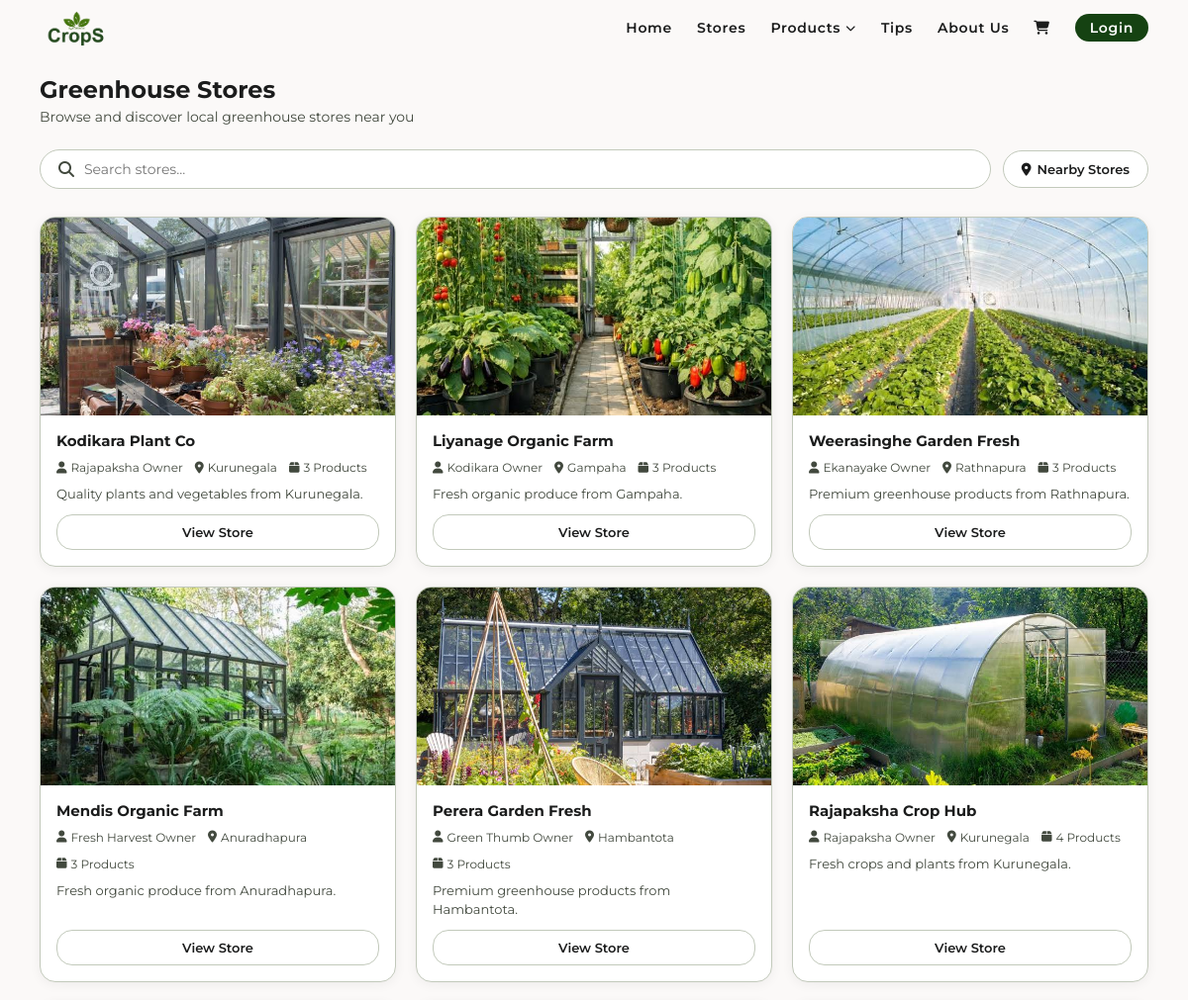
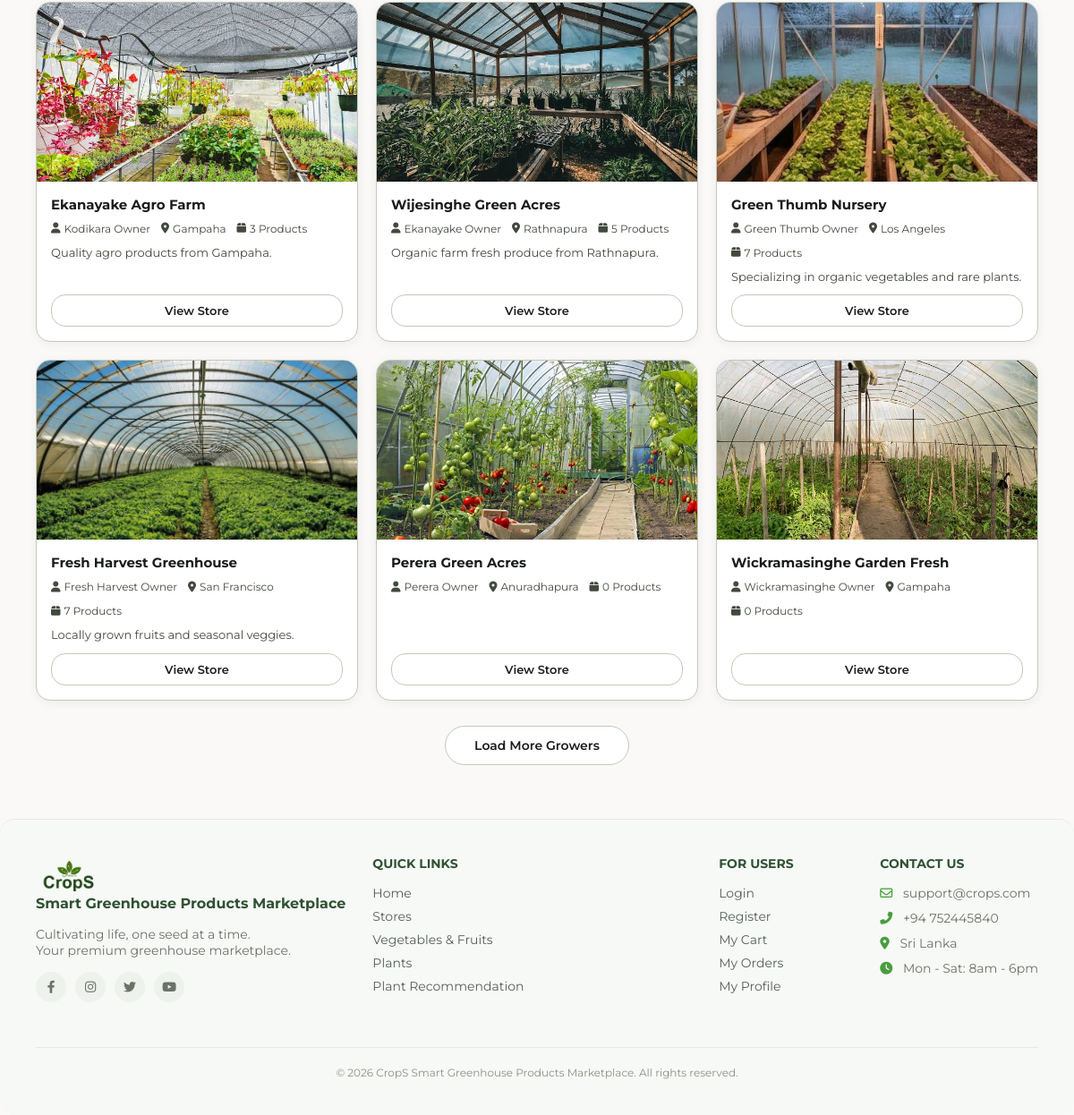
Screenshot of /stores.php with the database file from the repository (2 pictures, top to bottom).
### tables this page shows
CREATE TABLE `stores` (
  `id` int(11) NOT NULL,
  `owner_id` int(11) NOT NULL,
  `store_name` varchar(100) NOT NULL,
  `description` text DEFAULT NULL,
  `city` varchar(50) NOT NULL,
  `image` varchar(255) DEFAULT NULL,
  `created_at` timestamp NOT NULL DEFAULT current_timestamp()
);

CREATE TABLE `users` (
  `id` int(11) NOT NULL,
  `full_name` varchar(100) NOT NULL,
  `email` varchar(100) NOT NULL,
  `password` varchar(255) NOT NULL,
  `role` enum('admin','owner','customer') NOT NULL DEFAULT 'customer',
  `city` varchar(50) NOT NULL,
  `address` text DEFAULT NULL,
  `gap_certificate` varchar(255) DEFAULT NULL,
  `created_at` timestamp NOT NULL DEFAULT current_timestamp()
);

### stores.php (the view, shortened to what this page needs)
<?php
include 'includes/header.php';
include 'includes/dbConnection.php';
$store_id = isset($_GET['id']) ? (int)$_GET['id'] : 0;
if ($store_id === 0) {
    $search = isset($_GET['search']) ? trim($_GET['search']) : '';
    $nearby = isset($_GET['nearby']) ? true : false;
    $sql = "SELECT stores.*,
                   users.full_name AS owner_name,
                   COUNT(DISTINCT products.id) AS product_count,
                   ROUND(AVG(reviews.rating), 1) AS avg_rating
            FROM stores
            JOIN users ON stores.owner_id = users.id
            LEFT JOIN products ON products.store_id = stores.id
            LEFT JOIN reviews ON reviews.store_id = stores.id
            WHERE 1=1";
    $params = [];
    $sql .= " GROUP BY stores.id ORDER BY stores.created_at DESC";
    $stmt = $pdo->prepare($sql);
    $stmt->execute($params);
    $stores = $stmt->fetchAll();
?>
<div class="main-wrapper">
    <div class="page-header">
        <h2>Greenhouse Stores</h2>
        <p>Browse and discover local greenhouse stores near you</p>
    </div>
    <form method="GET" action="stores.php" class="stores-search-form" id="searchForm">
        <div class="stores-search-row">
            <div class="stores-search-wrapper">
                <div class="stores-search-box">
                    <i class="fas fa-search"></i>
                    <input
                        type="text"
                        name="search"
                        id="searchInput"
                        placeholder="Search stores..."
                        value="<?php echo htmlspecialchars($search); ?>"
                        autocomplete="off"
                    >
                </div>
            </div>
            <?php if ($nearby): ?>
                <a href="stores.php<?php echo $search ? '?search='.urlencode($search) : ''; ?>"
                   class="btn-nearby active">
                    <i class="fas fa-check-circle"></i> Nearby Stores
                </a>
            <?php else: ?>
                <button type="submit" name="nearby" value="1" class="btn-nearby">
                    <i class="fas fa-location-dot"></i> Nearby Stores
                </button>
            <?php endif; ?>
        </div>
    </form>
    <?php if (count($stores) > 0): ?>
        <div class="stores-grid" id="storesGrid">
            <?php foreach ($stores as $index => $store): ?>
                <a href="stores.php?id=<?php echo $store['id']; ?>"
                   class="store-card <?php echo $index >= 4 ? 'hidden-card' : ''; ?>">
                    <div class="store-card-image">
                        <?php if (!empty($store['image'])): ?>
                            <img src="static/images/stores/<?php echo htmlspecialchars($store['image']); ?>"
                                 alt="<?php echo htmlspecialchars($store['store_name']); ?>">
                        <?php else: ?>
                            <img src="static/images/image2.jpg" alt="Store">
                        <?php endif; ?>
                    </div>
                    <div class="store-card-content">
                        <h3 class="store-name"><?php echo htmlspecialchars($store['store_name']); ?></h3>
                        <div class="store-meta">
                            <span><i class="fas fa-user"></i> <?php echo htmlspecialchars($store['owner_name']); ?></span>
                            <span><i class="fas fa-location-dot"></i> <?php echo htmlspecialchars($store['city']); ?></span>
                            <span><i class="fas fa-box"></i> <?php echo $store['product_count']; ?> Products</span>
                        </div>
                        <?php if (!empty($store['description'])): ?>
                            <p class="store-description">
                                <?php
                                    $desc = $store['description'];
                                    echo htmlspecialchars(strlen($desc) > 120 ? substr($desc, 0, 120).'...' : $desc);
                                ?>
                            </p>
                        <?php endif; ?>
                        <span class="btn-view-store">View Store</span>
                    </div>
                </a>
            <?php endforeach; ?>
        </div>
        <?php if (count($stores) > 4): ?>
            <div class="load-more-wrap">
                <button class="btn-load-more" id="loadMoreBtn" onclick="loadMoreStores()">
                    Load More Growers
                </button>
            </div>
        <?php endif; ?>
    <?php endif; ?>
</div>
<?php
include 'includes/footer.php';
exit;
}
?>
<?php include 'includes/footer.php'; ?>

### static/style.css (style rules this page uses)
:root { --primary: #154212; --on-primary: #ffffff; --secondary-container: acf284; --surface: #fbf9f8; --bg-white: #ffffff; --on-surface: #1b1c1c; --on-surface-variant: #42493e; --outline-variant: #c2c9bb; --footer-bg: #4a4a4a; --font-family: 'Montserrat', sans-serif; --radius-xl: 24px; --radius-lg: 16px; --radius-full: 9999px; --container-padding: 40px; --stack-md: 24px; --gutter: 16px; }
* { margin: 0; padding: 0; box-sizing: border-box; font-family: var(--font-family); }
body { background-color: var(--surface); color: var(--on-surface); padding: 0; }
a { text-decoration: none; color: inherit; }
.main-wrapper { padding: 10px var(--container-padding) 20px var(--container-padding); }

### stores.php (style rules this page uses)
.page-header { margin-bottom: 24px; }
.page-header h2 { font-size: 1.5rem; font-weight: 700; color: var(--on-surface); margin-bottom: 4px; }
.page-header p { font-size: 14px; color: var(--on-surface-variant); }
.stores-search-form { margin-bottom: 28px; }
.stores-search-row { display: flex; gap: 12px; align-items: center; margin-bottom: 10px; }
.stores-search-wrapper { position: relative; flex: 1; }
.stores-search-box { display: flex; align-items: center; gap: 10px; border: 1px solid var(--outline-variant); border-radius: var(--radius-full); padding: 10px 18px; background: #fff; }
.stores-search-box i { color: var(--on-surface-variant); }
.stores-search-box input { border: none; outline: none; width: 100%; font-size: 14px; color: var(--on-surface); background: transparent; }
.btn-nearby { display: flex; align-items: center; gap: 6px; padding: 10px 18px; border-radius: var(--radius-full); border: 1px solid var(--outline-variant); background: #fff; font-size: 13px; font-weight: 600; color: var(--on-surface); cursor: pointer; white-space: nowrap; font-family: var(--font-family); text-decoration: none; }
.stores-grid { display: grid; grid-template-columns: repeat(auto-fill, minmax(300px, 1fr)); gap: 20px; margin-bottom: 28px; }
.hidden-card { display: none; }
.store-card { background: var(--bg-white); border-radius: var(--radius-lg); overflow: hidden; box-shadow: 0 2px 12px rgba(0,0,0,0.06); transition: transform 0.2s, box-shadow 0.2s; display: flex; flex-direction: column; color: var(--on-surface); border: 1px solid var(--outline-variant); }
.store-card-image { position: relative; width: 100%; height: 200px; overflow: hidden; }
.store-card-image img { width: 100%; height: 100%; object-fit: cover; }
.store-card-content { padding: 16px; display: flex; flex-direction: column; gap: 10px; flex: 1; }
.store-name { font-size: 15px; font-weight: 700; color: var(--on-surface); }
.store-meta { display: flex; flex-wrap: wrap; gap: 12px; font-size: 12px; color: var(--on-surface-variant); }
.store-meta span { display: flex; align-items: center; gap: 4px; }
.store-description { font-size: 13px; color: var(--on-surface-variant); line-height: 1.5; }
.btn-view-store { display: block; text-align: center; margin-top: auto; padding: 9px; border-radius: var(--radius-lg); border: 1px solid var(--outline-variant); font-size: 13px; font-weight: 600; color: var(--on-surface); background: #fff; transition: background 0.2s, color 0.2s; }
.load-more-wrap { text-align: center; margin-bottom: 40px; }
.btn-load-more { padding: 12px 32px; border-radius: var(--radius-full); border: 1px solid var(--outline-variant); background: #fff; font-size: 14px; font-weight: 600; color: var(--on-surface); cursor: pointer; font-family: var(--font-family); transition: background 0.2s, color 0.2s; }

### rows the page displays
stores: image (picture), store_name "Kodikara Plant Co", owner.full_name "Rajapaksha Owner", city "Kurunegala", product_count "3", description "Quality plants and vegetables from Kurunegala."
stores: image (picture), store_name "Liyanage Organic Farm", owner.full_name "Kodikara Owner", city "Gampaha", product_count "3", description "Fresh organic produce from Gampaha."
stores: image (picture), store_name "Weerasinghe Garden Fresh", owner.full_name "Ekanayake Owner", city "Rathnapura", product_count "3", description "Premium greenhouse products from Rathnapura."
stores: image (picture), store_name "Mendis Organic Farm", owner.full_name "Fresh Harvest Owner", city "Anuradhapura", product_count "3", description "Fresh organic produce from Anuradhapura."
stores: image (picture), store_name "Perera Garden Fresh", owner.full_name "Green Thumb Owner", city "Hambantota", product_count "3", description "Premium greenhouse products from Hambantota."
stores: image (picture), store_name "Rajapaksha Crop Hub", owner.full_name "Rajapaksha Owner", city "Kurunegala", product_count "4", description "Fresh crops and plants from Kurunegala."
stores: image (picture), store_name "Ekanayake Agro Farm", owner.full_name "Kodikara Owner", city "Gampaha", product_count "3", description "Quality agro products from Gampaha."
stores: image (picture), store_name "Wijesinghe Green Acres", owner.full_name "Ekanayake Owner", city "Rathnapura", product_count "5", description "Organic farm fresh produce from Rathnapura."
stores: image (picture), store_name "Green Thumb Nursery", owner.full_name "Green Thumb Owner", city "Los Angeles", product_count "7", description "Specializing in organic vegetables and rare plants."
stores: image (picture), store_name "Fresh Harvest Greenhouse", owner.full_name "Fresh Harvest Owner", city "San Francisco", product_count "7", description "Locally grown fruits and seasonal veggies."
stores: image (picture), store_name "Perera Green Acres", owner.full_name "Perera Owner", city "Anuradhapura", product_count "0"
stores: image (picture), store_name "Wickramasinghe Garden Fresh", owner.full_name "Wickramasinghe Owner", city "Gampaha", product_count "0"
